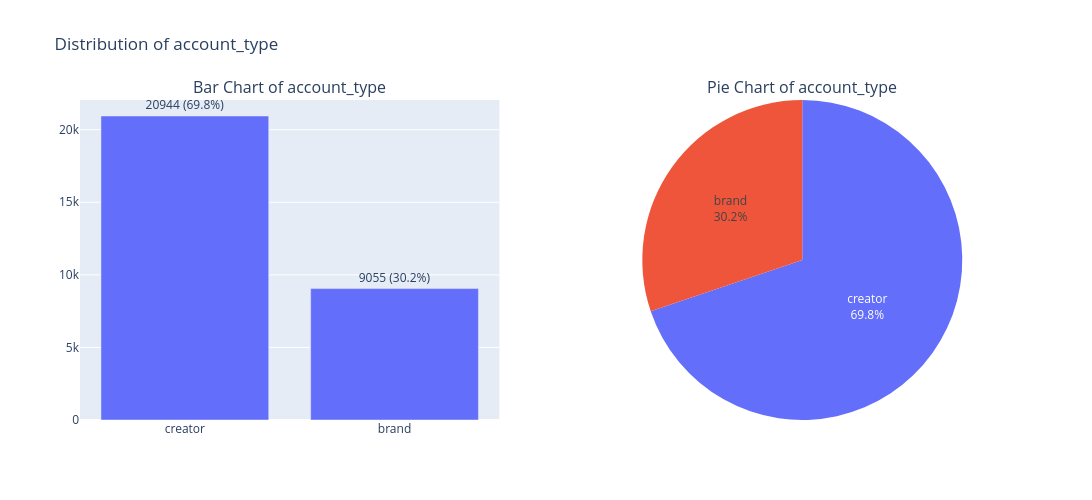
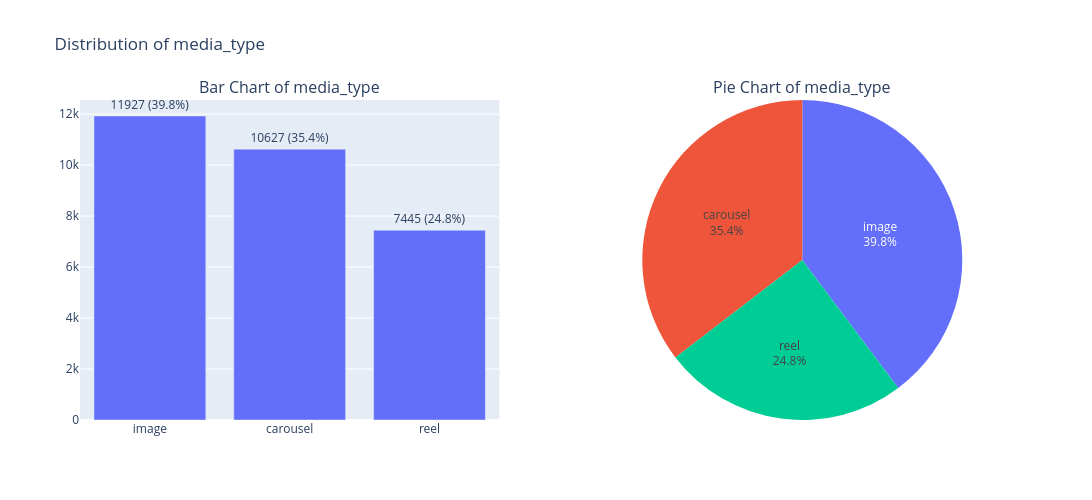
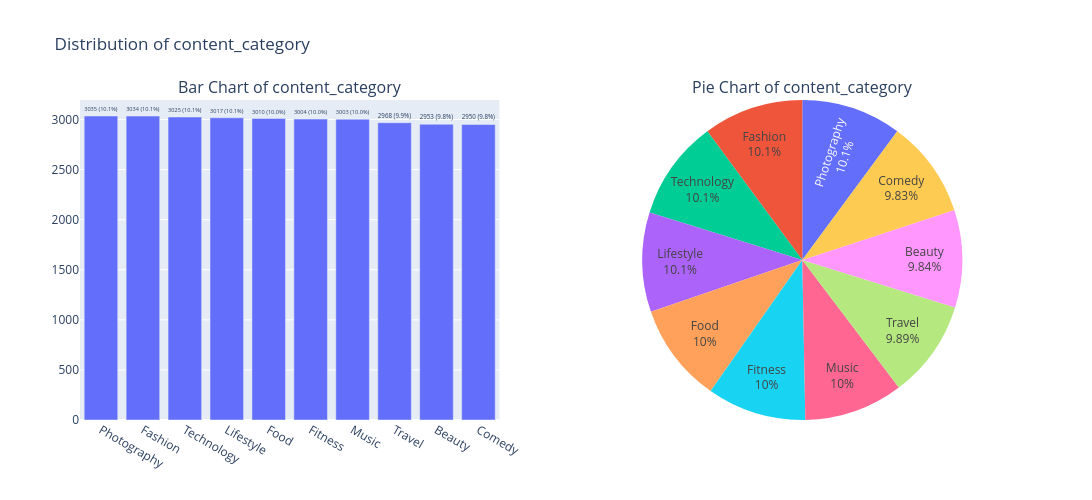
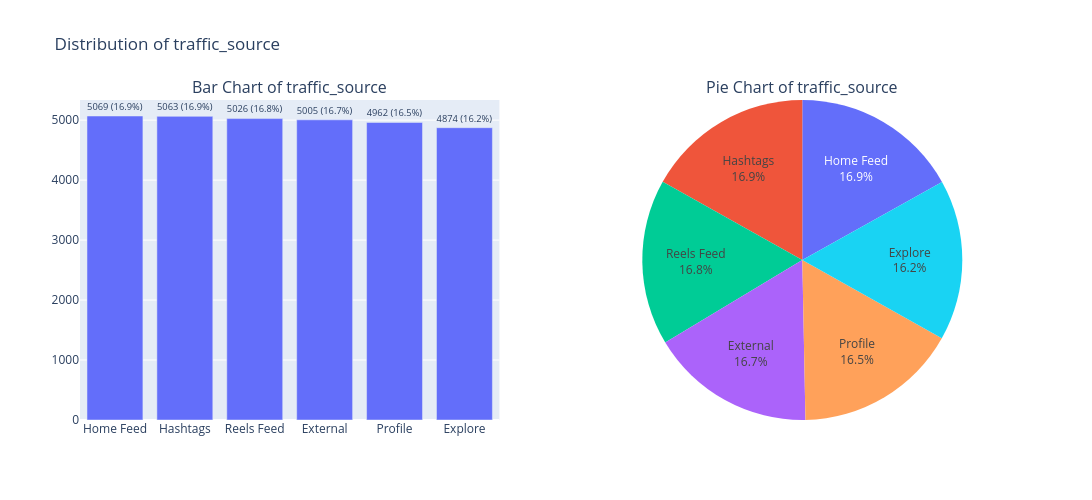

The notebook cell these images were saved under, in order:
### Code cell
import plotly.graph_objects as go
from plotly.subplots import make_subplots


categorical_columns = [
    "account_type",
    "media_type",
    "content_category",
    "traffic_source",
    "has_call_to_action",
    "day_of_week",
    "performance_bucket_label"
]


for col in categorical_columns:

    # -------------------------
    # Prepare count and %
    # -------------------------

    count_data = (
        clean_df[col]
        .value_counts(dropna=False)
        .reset_index()
    )

    count_data.columns = [
        col,
        "count"
    ]

    count_data["percentage"] = (
        count_data["count"]
        / count_data["count"].sum()
        * 100
    )

    count_data["label"] = (
        count_data["count"].astype(str)
        + " ("
        + count_data["percentage"].round(1).astype(str)
        + "%)"
    )


    # -------------------------
    # Create subplots
    # -------------------------

    fig = make_subplots(
        rows=1,
        cols=2,

        specs=[
            [
                {"type": "xy"},
                {"type": "domain"}
            ]
        ],

        subplot_titles=(
            f"Bar Chart of {col}",
            f"Pie Chart of {col}"
        )
    )


    # -------------------------
    # Bar chart
    # -------------------------

    fig.add_trace(
        go.Bar(
            x=count_data[col],
            y=count_data["count"],
            text=count_data["label"],
            textposition="outside",
            name="Count"
        ),
        row=1,
        col=1
    )


    # -------------------------
    # Pie chart
    # -------------------------

    fig.add_trace(
        go.Pie(
            labels=count_data[col],
            values=count_data["count"],
            textinfo="label+percent"
        ),
        row=1,
        col=2
    )


    # -------------------------
    # Layout
    # -------------------------

    fig.update_layout(
        title_text=f"Distribution of {col}",
        showlegend=False,
        height=500,
        width=1100
    )

    fig.show()

### Figure 1 — Plotly figure (JSON) as saved in the notebook; plotly's stock layout.template omitted (floating-point values rounded to 4 significant figures)
{"data": [{"name": "Count", "text": ["20944 (69.8%)", "9055 (30.2%)"], "textposition": "outside", "type": "bar", "x": ["creator", "brand"], "xaxis": "x", "y": [20944, 9055], "yaxis": "y"}, {"domain": {"x": [0.55, 1], "y": [0, 1]}, "labels": ["creator", "brand"], "textinfo": "label+percent", "type": "pie", "values": [20944, 9055]}], "layout": {"annotations": [{"font": {"size": 16}, "showarrow": false, "text": "Bar Chart of account_type", "x": 0.225, "xanchor": "center", "xref": "paper", "y": 1, "yanchor": "bottom", "yref": "paper"}, {"font": {"size": 16}, "showarrow": false, "text": "Pie Chart of account_type", "x": 0.775, "xanchor": "center", "xref": "paper", "y": 1, "yanchor": "bottom", "yref": "paper"}], "height": 500, "showlegend": false, "title": {"text": "Distribution of account_type"}, "width": 1100, "xaxis": {"anchor": "y", "domain": [0, 0.45]}, "yaxis": {"anchor": "x", "domain": [0, 1]}}}

### Figure 2 — Plotly figure (JSON) as saved in the notebook; plotly's stock layout.template omitted (floating-point values rounded to 4 significant figures)
{"data": [{"name": "Count", "text": ["11927 (39.8%)", "10627 (35.4%)", "7445 (24.8%)"], "textposition": "outside", "type": "bar", "x": ["image", "carousel", "reel"], "xaxis": "x", "y": [11927, 10627, 7445], "yaxis": "y"}, {"domain": {"x": [0.55, 1], "y": [0, 1]}, "labels": ["image", "carousel", "reel"], "textinfo": "label+percent", "type": "pie", "values": [11927, 10627, 7445]}], "layout": {"annotations": [{"font": {"size": 16}, "showarrow": false, "text": "Bar Chart of media_type", "x": 0.225, "xanchor": "center", "xref": "paper", "y": 1, "yanchor": "bottom", "yref": "paper"}, {"font": {"size": 16}, "showarrow": false, "text": "Pie Chart of media_type", "x": 0.775, "xanchor": "center", "xref": "paper", "y": 1, "yanchor": "bottom", "yref": "paper"}], "height": 500, "showlegend": false, "title": {"text": "Distribution of media_type"}, "width": 1100, "xaxis": {"anchor": "y", "domain": [0, 0.45]}, "yaxis": {"anchor": "x", "domain": [0, 1]}}}

### Figure 3 — Plotly figure (JSON) as saved in the notebook; plotly's stock layout.template omitted (floating-point values rounded to 4 significant figures)
{"data": [{"name": "Count", "text": ["3035 (10.1%)", "3034 (10.1%)", "3025 (10.1%)", "3017 (10.1%)", "3010 (10.0%)", "3004 (10.0%)", "3003 (10.0%)", "2968 (9.9%)", "2953 (9.8%)", "2950 (9.8%)"], "textposition": "outside", "type": "bar", "x": ["Photography", "Fashion", "Technology", "Lifestyle", "Food", "Fitness", "Music", "Travel", "Beauty", "Comedy"], "xaxis": "x", "y": [3035, 3034, 3025, 3017, 3010, 3004, 3003, 2968, 2953, 2950], "yaxis": "y"}, {"domain": {"x": [0.55, 1], "y": [0, 1]}, "labels": ["Photography", "Fashion", "Technology", "Lifestyle", "Food", "Fitness", "Music", "Travel", "Beauty", "Comedy"], "textinfo": "label+percent", "type": "pie", "values": [3035, 3034, 3025, 3017, 3010, 3004, 3003, 2968, 2953, 2950]}], "layout": {"annotations": [{"font": {"size": 16}, "showarrow": false, "text": "Bar Chart of content_category", "x": 0.225, "xanchor": "center", "xref": "paper", "y": 1, "yanchor": "bottom", "yref": "paper"}, {"font": {"size": 16}, "showarrow": false, "text": "Pie Chart of content_category", "x": 0.775, "xanchor": "center", "xref": "paper", "y": 1, "yanchor": "bottom", "yref": "paper"}], "height": 500, "showlegend": false, "title": {"text": "Distribution of content_category"}, "width": 1100, "xaxis": {"anchor": "y", "domain": [0, 0.45]}, "yaxis": {"anchor": "x", "domain": [0, 1]}}}

### Figure 4 — Plotly figure (JSON) as saved in the notebook; plotly's stock layout.template omitted (floating-point values rounded to 4 significant figures)
{"data": [{"name": "Count", "text": ["5069 (16.9%)", "5063 (16.9%)", "5026 (16.8%)", "5005 (16.7%)", "4962 (16.5%)", "4874 (16.2%)"], "textposition": "outside", "type": "bar", "x": ["Home Feed", "Hashtags", "Reels Feed", "External", "Profile", "Explore"], "xaxis": "x", "y": [5069, 5063, 5026, 5005, 4962, 4874], "yaxis": "y"}, {"domain": {"x": [0.55, 1], "y": [0, 1]}, "labels": ["Home Feed", "Hashtags", "Reels Feed", "External", "Profile", "Explore"], "textinfo": "label+percent", "type": "pie", "values": [5069, 5063, 5026, 5005, 4962, 4874]}], "layout": {"annotations": [{"font": {"size": 16}, "showarrow": false, "text": "Bar Chart of traffic_source", "x": 0.225, "xanchor": "center", "xref": "paper", "y": 1, "yanchor": "bottom", "yref": "paper"}, {"font": {"size": 16}, "showarrow": false, "text": "Pie Chart of traffic_source", "x": 0.775, "xanchor": "center", "xref": "paper", "y": 1, "yanchor": "bottom", "yref": "paper"}], "height": 500, "showlegend": false, "title": {"text": "Distribution of traffic_source"}, "width": 1100, "xaxis": {"anchor": "y", "domain": [0, 0.45]}, "yaxis": {"anchor": "x", "domain": [0, 1]}}}
